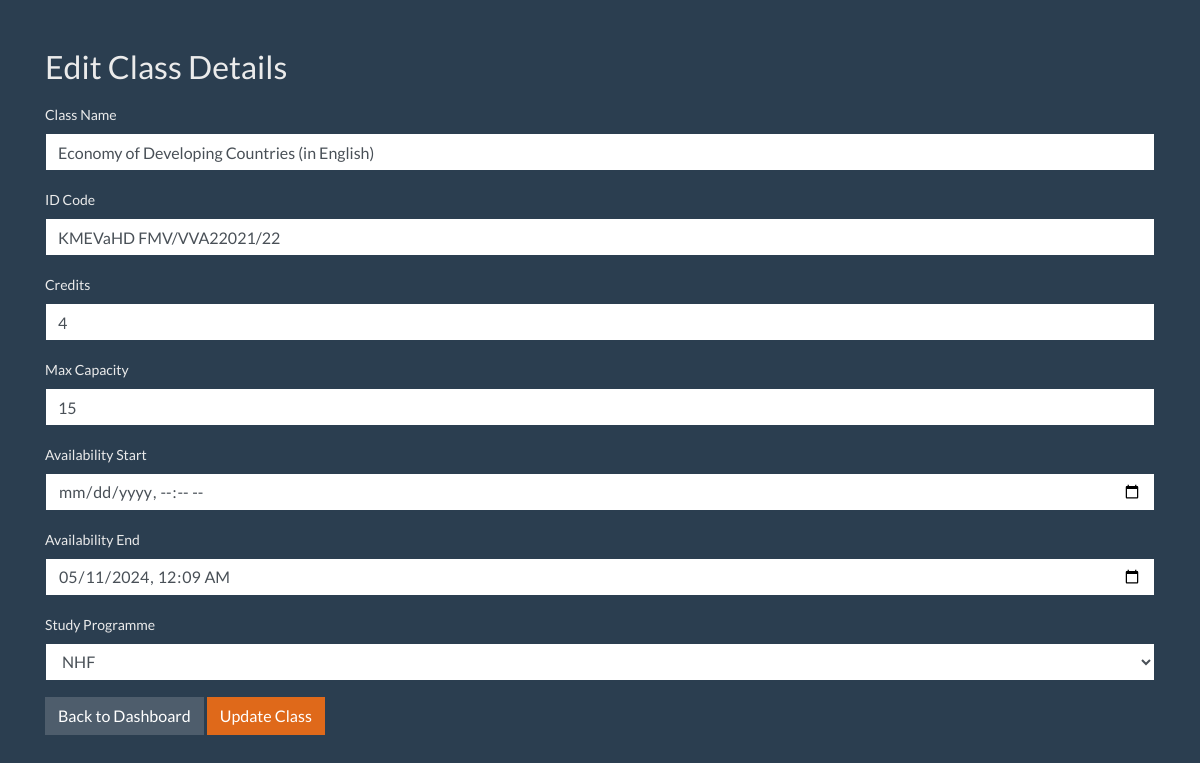
Page /EditClass.php?class_id=5 (signed in) on the committed database.
### tables this page shows
CREATE TABLE `classes` (
  `class_id` int(11) NOT NULL,
  `class_name` varchar(255) DEFAULT NULL,
  `id_code` varchar(100) DEFAULT NULL,
  `credits` int(11) DEFAULT NULL,
  `max_capacity` int(11) DEFAULT NULL,
  `availability_datetime` datetime DEFAULT NULL,
  `availability_dateendtime` datetime DEFAULT NULL,
  `study_programme` enum('bFBI','bEMa','iAE','iFD','iMOM','iGM','iHD','Selectable_Class') NOT NULL,
  `degree_of_education` enum('1. degree','2. degree') NOT NULL DEFAULT '1. degree'
);

### EditClass.php (the view, shortened to what this page needs)
<?php
require_once "database.php";
if (isset($_GET['class_id'])) {
    $class_id = $_GET['class_id'];
    $stmt = $conn->prepare("SELECT * FROM classes WHERE class_id = ?");
    $stmt->bind_param("i", $class_id);
    $stmt->execute();
    $result = $stmt->get_result();
    $class = $result->fetch_assoc();
} else {
    echo "No class ID specified.";
    exit;
}
?>
<!DOCTYPE html>
<html lang="en">
<head>
    <link rel="stylesheet" href="https://cdn.jsdelivr.net/npm/bootswatch@4.5.2/dist/superhero/bootstrap.min.css">
</head>
<body>
<div class="container mt-5">
    <h2>Edit Class Details</h2>
    <form action="EditClass.php" method="post" class="mt-3">
        <div class="form-group">
            <label for="class_name">Class Name</label>
            <input type="text" class="form-control" id="class_name" name="class_name" value="<?php echo htmlspecialchars($class['class_name']); ?>" required>
        </div>
        <div class="form-group">
            <label for="id_code">ID Code</label>
            <input type="text" class="form-control" id="id_code" name="id_code" value="<?php echo htmlspecialchars($class['id_code']); ?>" required>
        </div>
        <div class="form-group">
            <label for="credits">Credits</label>
            <input type="number" class="form-control" id="credits" name="credits" value="<?php echo htmlspecialchars($class['credits']); ?>" required>
        </div>
        <div class="form-group">
            <label for="max_capacity">Max Capacity</label>
            <input type="number" class="form-control" id="max_capacity" name="max_capacity" value="<?php echo htmlspecialchars($class['max_capacity']); ?>" required>
        </div>
        <div class="form-group">
            <label for="availability_datetime">Availability Start</label>
            <input type="datetime-local" class="form-control" id="availability_datetime" name="availability_datetime" value="<?php echo str_replace(' ', 'T', htmlspecialchars($class['availability_datetime'])); ?>" required>
        </div>
        <div class="form-group">
            <label for="availability_end_datetime">Availability End</label>
            <input type="datetime-local" class="form-control" id="availability_end_datetime" name="availability_dateendtime" value="<?php echo str_replace(' ', 'T', htmlspecialchars($class['availability_dateendtime'])); ?>" required>
        </div>
        <div class="form-group">
            <label for="study_programme">Study Programme</label>
            <select class="form-control" id="study_programme" name="study_programme" required>
                <?php
                $programmes = ["NHF", "FPM", "OF", "FMV", "Selective Class"];
                foreach ($programmes as $programme) {
                    $selected = ($class['study_programme'] == $programme) ? 'selected' : '';
                    echo "<option value='$programme' $selected>$programme</option>";
                }
                ?>
            </select>
        </div>
        <a href="adminDashboard.php" class="btn btn-secondary">Back to Dashboard</a>
        <button type="submit" class="btn btn-primary">Update Class</button>
    </form>
</div>
</body>
</html>

### rows in the picture
classes: class_name "Economy of Developing Countries (in English)", id_code "KMEVaHD FMV/VVA22021/22", credits "4", max_capacity "15", availability_dateendtime "05/11/2024 00:09"

### other values in the picture
form field study_programme "NHF"
